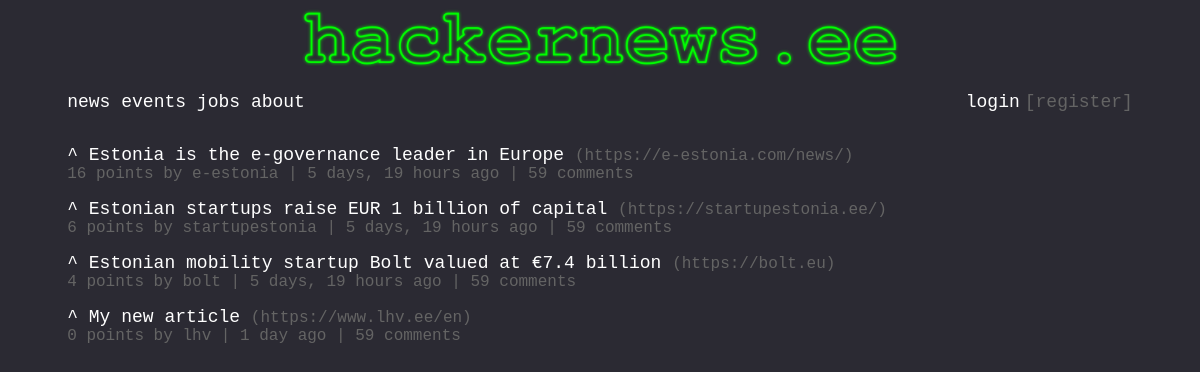
Before: / with the older database file.
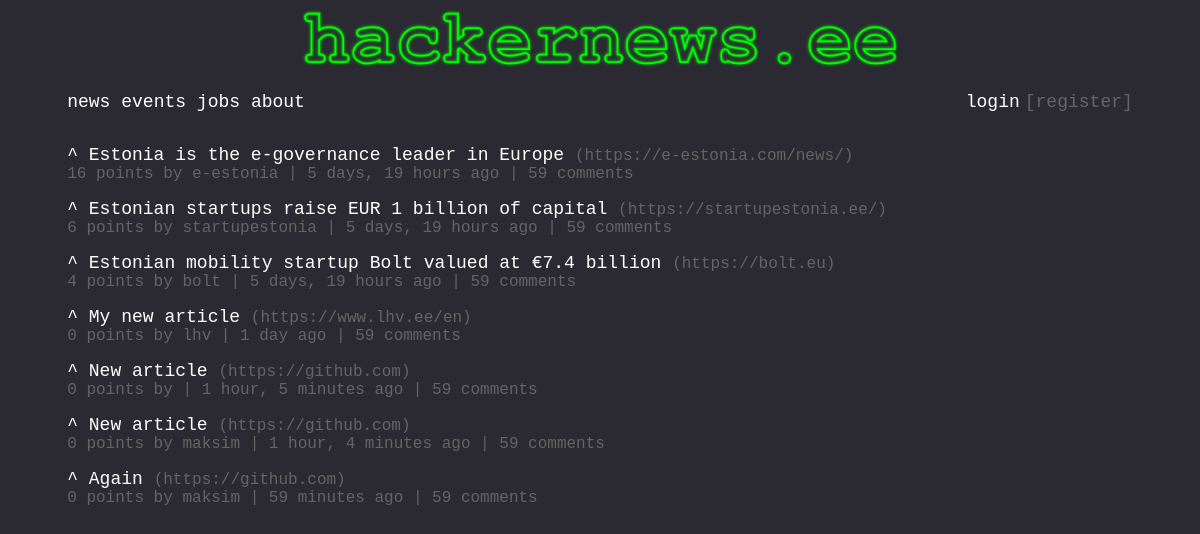
After: the same page with the newer database file.
### NewsPost/models.py (models this page shows)
class NewsPost(models.Model):
    title   = models.CharField(max_length=100, blank=False)
    url     = models.URLField(max_length=300, blank=False)
    author  = models.CharField(max_length=20, blank=False)
    time    = models.DateTimeField(auto_now_add=True, blank=False)
    votes   = models.IntegerField(default=0, blank=False)

### pages/views.py (the view)
# urls.py: path('', views.news_view, name='news'),
def news_view(request, *args, **kwargs):
    obj = NewsPost.objects.all()
    context = {
        'object' : obj
    }
    return render(request, "news.html", context)

### templates/news.html
{% extends 'base.html' %}
{% block content %}
{% for each in object %}
<article>
  <a href={{"articles/article-1.html"}} class="upvote">^ </a> <a href={{each.url}} class="title">{{ each.title }}</a> <a href={{each.url}} class="link">({{each.url}})</a>
  <p class="subscript">{{ each.votes }} points by {{ each.author }} | {{ each.time|timesince }} ago | <a href="/newsdetail/{{ each.id }}/" class="link">59 comments</a></p>
</article>
{% endfor %}
{% endblock %}

### templates/base.html (shortened to what this page needs)
<!DOCTYPE html>
<html>
    <head>
        {% load static %}
        <link href="{% static 'css/style.css' %}" rel="stylesheet">
    </head>
    <body>
        {% load static %}
        <img src="{% static 'assets/header-image.png' %}" alt="header image">
        {% include 'navbar.html' %}
        {% block content %}{% endblock %}
    </body>
</html>

### templates/navbar.html
<nav>
    <a href="{% url "news" %}" class="navbutton">news</a>
    <a href="{% url "events" %}" class="navbutton">events</a>
    <a href="{% url "jobs" %}" class="navbutton">jobs</a>
    <a href="{% url "about" %}" class="navbutton">about</a>
    {% if request.user.is_authenticated %}
    {% url 'profile' as profile_url %}
    <a href="{% url 'logout' %}" class="logout">[logout]</a>
    <a href="{{ profile_url }}" class="login">{{ user.username }}</a>
    {% else %}
    <a href="{% url 'signup' %}" class="logout">[register]</a> <a href="{% url 'login' %}" class="login">login</a>
    {% endif %}
</nav>

### static/css/style.css (style rules this page uses)
html { font-size: 18px; font-family: "Courier New"; background-color: #2b2a33; color: #FFFFFF; }
img { display: block; width: 90%; max-width: 600px; margin: 1em auto; margin-top: 5px; padding: auto; }
nav { width: 90%; max-width: 1200px; margin: 1em auto; padding: 5px 0px 15px 0px; }
.navbutton { color: #FFFFFF; text-decoration: none; }
.login { color: #FFFFFF; text-decoration: none; float: right; padding-left: 5px; }
.logout { color: #646464; text-decoration: none; float: right; padding-left: 5px; }
article { width: 90%; max-width: 1200px; margin: 0em auto; }
.upvote { color: #FFFFFF; font-size: 18px; text-decoration: none; margin-top: 0px; }
.title { color: #FFFFFF; font-size: 18px; text-decoration: none; }
.link { color: #646464; font-size: 16px; text-decoration: none; }
.subscript { color: #646464; font-size: 16px; text-decoration: none; margin-top: 0px; }

Changed rows visible on the page:
added NewsPost: title "New article", url "https://github.com", votes "0", time "1 hour, 5 minutes"
added NewsPost: title "New article", url "https://github.com", votes "0", author "maksim", time "1 hour, 4 minutes"
added NewsPost: title "Again", url "https://github.com", votes "0", author "maksim", time "59 minutes"
